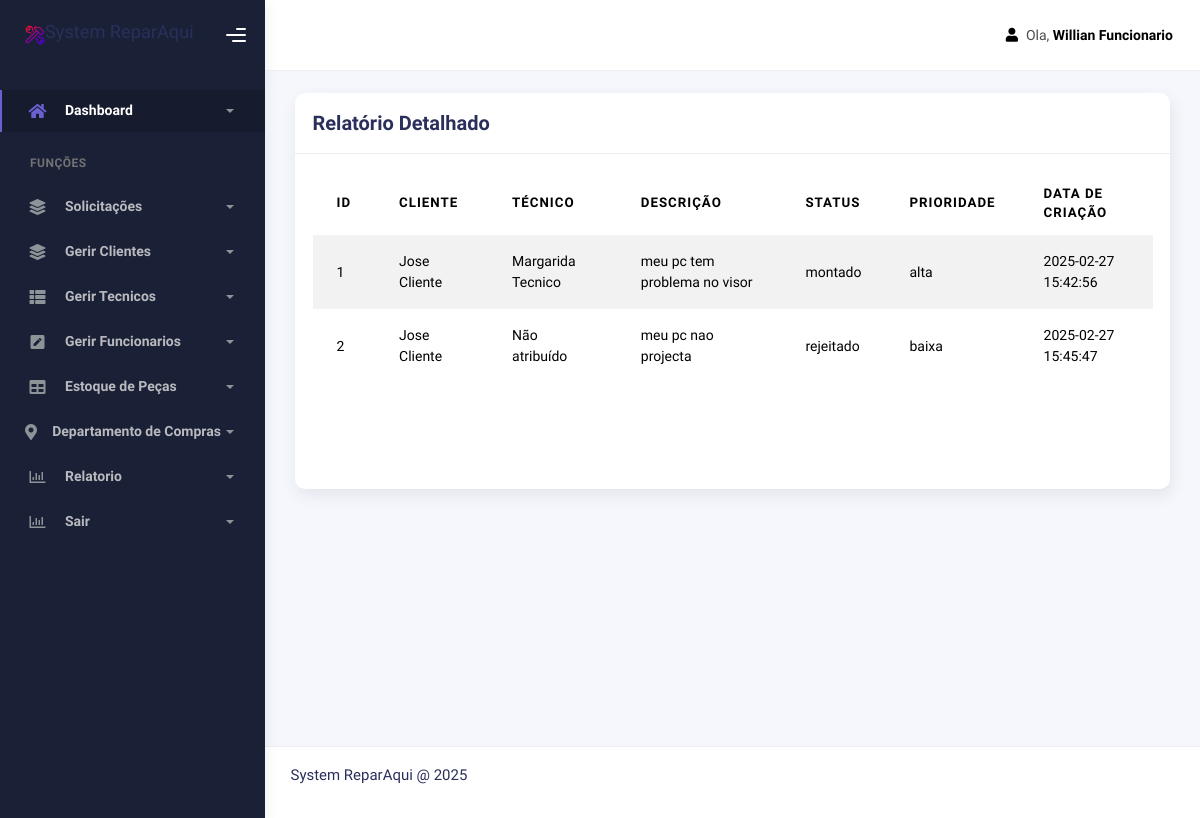
The page /admin-eng-mm/users/func/relatorio_detalhado.php (signed in) on the database its author committed.
### tables this page shows
CREATE TABLE `pedidos` (
  `id` int(11) NOT NULL,
  `cliente_id` int(11) NOT NULL,
  `descricao` text NOT NULL,
  `prioridade` enum('baixa','media','alta') DEFAULT 'media',
  `status` enum('pendente','rejeitado','diagnosticado','montado','atribuido') DEFAULT 'pendente',
  `tecnico_id` int(11) DEFAULT NULL,
  `data_criacao` timestamp NOT NULL DEFAULT current_timestamp(),
  `data_actualizacao` timestamp NOT NULL DEFAULT current_timestamp()
);

CREATE TABLE `users` (
  `id` int(11) NOT NULL,
  `username` varchar(50) NOT NULL,
  `password` varchar(255) NOT NULL,
  `papel` enum('cliente','funcionario','tecnico') DEFAULT NULL,
  `status` enum('disponivel','ocupado') DEFAULT NULL,
  `name` varchar(100) NOT NULL,
  `data_criacao` timestamp NOT NULL DEFAULT current_timestamp()
);

### admin-eng-mm/users/func/relatorio_detalhado.php (the view, shortened to what this page needs)
<?php
include '../../db/db.php';
$sql = "SELECT r.*,
               cliente.name AS cliente_name,
               tecnico.name AS tecnico_name
        FROM pedidos r
        JOIN users cliente ON r.cliente_id = cliente.id
        LEFT JOIN users tecnico ON r.tecnico_id = tecnico.id
        ORDER BY r.data_criacao ASC
        LIMIT 30";
$result = $conn->query($sql);
?>
<!DOCTYPE html>
<html lang="en">
  <head>
    <link rel="stylesheet" href="../../assets/css/bootstrap.min.css" />
    <link rel="stylesheet" href="../../assets/css/plugins.min.css" />
    <link rel="stylesheet" href="../../assets/css/kaiadmin.min.css" />
    <link rel="stylesheet" href="../../assets/css/demo.css" />
  </head>
  <body>
    <div class="wrapper">
      <div class="sidebar" data-background-color="dark">
        <div class="sidebar-logo">
          <div class="logo-header" data-background-color="dark">
            <a href="funcionario_dashboard.php" class="logo">
              <img
                src="../../assets/img/icon.png"
                alt="navbar brand"
                class="navbar-brand"
                height="20"
              />
              <h5>System ReparAqui</h5>
            </a>
            <div class="nav-toggle">
              <button class="btn btn-toggle toggle-sidebar">
                <i class="gg-menu-right"></i>
              </button>
            </div>
          </div>
        </div>
        <div class="sidebar-wrapper scrollbar scrollbar-inner">
          <div class="sidebar-content">
            <ul class="nav nav-secondary">
              <li class="nav-item active">
                <a
                  data-bs-toggle="collapse"
                  href="#dashboard"
                  class="collapsed"
                  aria-expanded="false"
                >
                  <i class="fas fa-home"></i>
                  <p>Dashboard</p>
                  <span class="caret"></span>
                </a>
              </li>
              <li class="nav-section">
                <h4 class="text-section">Funções</h4>
              </li>
              <li class="nav-item">
                <a data-bs-toggle="collapse" href="#solic">
                  <i class="fas fa-layer-group"></i>
                  <p>Solicitações</p>
                  <span class="caret"></span>
                </a>
              </li>
              <li class="nav-item">
                <a data-bs-toggle="collapse" href="#base">
                  <i class="fas fa-layer-group"></i>
                  <p>Gerir Clientes</p>
                  <span class="caret"></span>
                </a>
              </li>
              <li class="nav-item">
                <a data-bs-toggle="collapse" href="#sidebarLayouts">
                  <i class="fas fa-th-list"></i>
                  <p>Gerir Tecnicos</p>
                  <span class="caret"></span>
                </a>
              </li>
              <li class="nav-item">
                <a data-bs-toggle="collapse" href="#forms">
                  <i class="fas fa-pen-square"></i>
                  <p>Gerir Funcionarios</p>
                  <span class="caret"></span>
                </a>
              </li>
              <li class="nav-item">
                <a data-bs-toggle="collapse" href="#tables">
                  <i class="fas fa-table"></i>
                  <p>Estoque de Peças</p>
                  <span class="caret"></span>
                </a>
              </li>
              <li class="nav-item">
                <a data-bs-toggle="collapse" href="#maps">
                  <i class="fas fa-map-marker-alt"></i>
                  <p>Departamento de Compras</p>
                  <span class="caret"></span>
                </a>
              </li>
              <li class="nav-item">
                <a data-bs-toggle="collapse" href="#charts">
                  <i class="far fa-chart-bar"></i>
                  <p>Relatorio</p>
                  <span class="caret"></span>
                </a>
              </li>
              <li class="nav-item">
                <a data-bs-toggle="collapse" href="#sair">
                  <i class="far fa-chart-bar"></i>
                  <p>Sair</p>
                  <span class="caret"></span>
                </a>
              </li>
            </ul>
          </div>
        </div>
      </div>
      <div class="main-panel">
        <div class="main-header">
          <nav
            class="navbar navbar-header navbar-header-transparent navbar-expand-lg border-bottom"
          >
            <div class="container-fluid">
              <ul class="navbar-nav topbar-nav ms-md-auto align-items-center">
                <li class="nav-item topbar-user dropdown hidden-caret">
                  <a
                    class="dropdown-toggle profile-pic"
                    data-bs-toggle="dropdown"
                    href="#"
                    aria-expanded="false"
                  >
                     <div class="avatar-md">
                      <i class="fa fa-user"></i>
                    </div>
                    <span class="profile-username">
                      <span class="op-7">Ola, </span>
                      <span class="fw-bold"><?php echo $_SESSION['name']; ?></span>
                    </span>
                  </a>
                </li>
              </ul>
            </div>
          </nav>
        </div>
        <div class="container">
          <div class="page-inner">
          <div class="row">
              <div class="col-md-12">
                <div class="card">
                  <div class="card-header">
                    <div class="card-title"> Relatório Detalhado</div>
                  </div>
                  <div class="card-body">
                    <div class="chart-container">
                        <table class="table table-hover table-striped">
                            <thead>
                                <tr>
                                    <th>ID</th>
                                    <th>cliente</th>
                                    <th>Técnico</th>
                                    <th>Descrição</th>
                                    <th>Status</th>
                                    <th>Prioridade</th>
                                    <th>Data de Criação</th>
                                </tr>
                            </thead>
                            <tbody>
                            <?php if ($result->num_rows > 0): ?>
                                <?php while ($row = $result->fetch_assoc()): ?>
                                    <tr>
                                        <td><?php echo $row['id']; ?></td>
                                        <td><?php echo htmlspecialchars($row['cliente_name']); ?></td>
                                        <td><?php echo ($row['tecnico_name'] != NULL ? htmlspecialchars($row['tecnico_name']) : 'Não atribuído'); ?></td>
                                        <td><?php echo htmlspecialchars($row['descricao']); ?></td>
                                        <td><?php echo $row['status']; ?></td>
                                        <td><?php echo $row['prioridade']; ?></td>
                                        <td><?php echo $row['data_criacao']; ?></td>
                                    </tr>
                                <?php endwhile; ?>
                            <?php else: ?>
                                <tr>
                                    <td colspan="7">Nenhuma solicitação encontrada.</td>
                                </tr>
                            <?php endif; ?>
                            </tbody>
                        </table>
                    </div>
                  </div>
                </div>
              </div>
            </div>
          </div>
        </div>
        <footer class="footer">
          <div class="container-fluid d-flex justify-content-between">
            <div class="copyright">
              <p>System ReparAqui @ 2025</p>
            </div>
          </div>
          </div>
      </div>
  </body>
</html>

### rows shown on the page
pedidos: id "1", users.name "Jose Cliente", users.name "Margarida Tecnico", descricao "meu pc tem problema no visor", status "montado", prioridade "alta", data_criacao "2025-02-27 15:42:56"
pedidos: id "2", users.name "Jose Cliente", shows "Não atribuído", descricao "meu pc nao projecta", status "rejeitado", prioridade "baixa", data_criacao "2025-02-27 15:45:47"

### other values the page prints
$_SESSION['name'] "Willian Funcionario"
